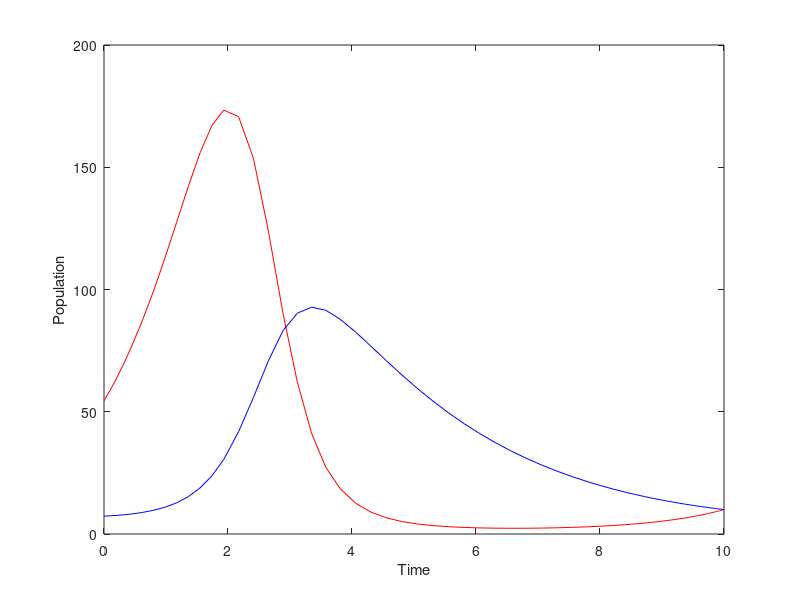

This chart was generated by the following MATLAB code:
clear variables;
close all;
clc;

a = 1;
b = 0.03;
c = 0.01;
d = 0.4;

x0 = 10;
y0 = 10;

X = [x0; y0];

T = [10, 0];

dx = @(t, X) [a * X(1) - b * X(1) * X(2); c * X(1) * X(2) - d * X(2)];

[t, X] = ode45(dx, T, X);
figure;
plot(t, X(:, 1), 'r', t, X(:, 2), 'b');
xlabel('Time');
ylabel('Population');